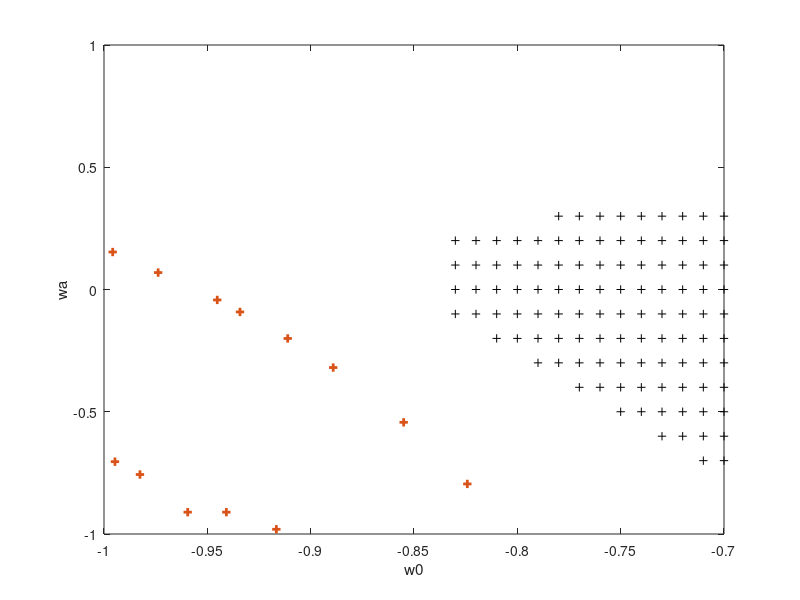

Source code (MATLAB):
w00=[-1:0.01:-0.7];
for p=1:size(w00,2)
    w0=w00(p);
    wa=[-1:0.1:1];
    for i=1:size(wa,2)
        [N,O] = ode45(@(t,y) -3*(w0+wa(i)*(1-exp(t)))*y*y*(1-y),[0,log(0.5)] , 0.7);
        w=(w0+wa(i)*(1-exp(N))).*O;
        a=exp(N);
        [N_r,O_r] = ode45(@(t,y) -3*(w0+wa(i)*(1-exp(t)))*y*y*(1-y),[0,log(2)] , 0.7);
        w_r=(w0+wa(i)*(1-exp(N_r))).*O_r;
        a_r=exp(N_r);
    
        num=size(N,1);
        for k=1:num-1
            zeta(1)=0.00614;
            zeta(k+1)=zeta(k)+(N(k+1)-N(k))*(zeta(k)^2+3/2*(w(k)-1)*zeta(k)-9/4*(1+3*w(k)));
        end
        %num_r=size(Ndate_r,2);
        %for i=1:num_r-1
        %    zeta_r(k,1)=0.00614;
        %    zeta_r(k,i+1)=zeta_r(k,i)+(Ndate_r(k,i+1)-Ndate_r(k,i))*(zeta_r(k,i)^2+3/2*(wdate_r(k,i)-1)*zeta_r(k,i)-9/4*(1+3*wdate_r(k,i)));
        %end
        all_greater_than_minus_one = all(w(:) > -1);
        all_greater_than_minus_one_r = all(w_r(:) > -1);
        F=9/2*(1+w).^0.5;
        if all_greater_than_minus_one
            if all_greater_than_minus_one_r
            if zeta(end)>-F(end)
                plot(w0,wa(i),'+k');
                axis([-1,-0.7,-1,1])
                hold on
                xlabel('w0')
                ylabel('wa')
            end
        end
    end
    end
end
datax=[-1.2015 -1.1795 -1.1619 -1.1135 -1.078  -1.0574 -1.0365 -0.9958 -0.9738 -0.9452 -0.9342 -0.9111 -0.8891 -0.855  -0.8242 -1.2147 -1.2048 -1.1905 -1.1685 -1.1432 -1.1333 -1.1025 -1.0794 -1.0486 -1.0189 -0.9947 -0.9826 -0.9595 -0.9408 -0.9166];
datay=[0.6538  0.6468  0.6153  0.5173  0.4263  0.3738  0.2968  0.1533  0.0693  -0.0427 -0.0917 -0.2002 -0.3192 -0.5432 -0.7952 0.5278  0.3948  0.3003  0.1638  0.0203  -0.0357 -0.2002 -0.3192 -0.4662 -0.6027 -0.7042 -0.7567 -0.9107 -0.9107 -0.9807];
plot(datax,datay,'+','Color','#D95319','LineWidth',2)
